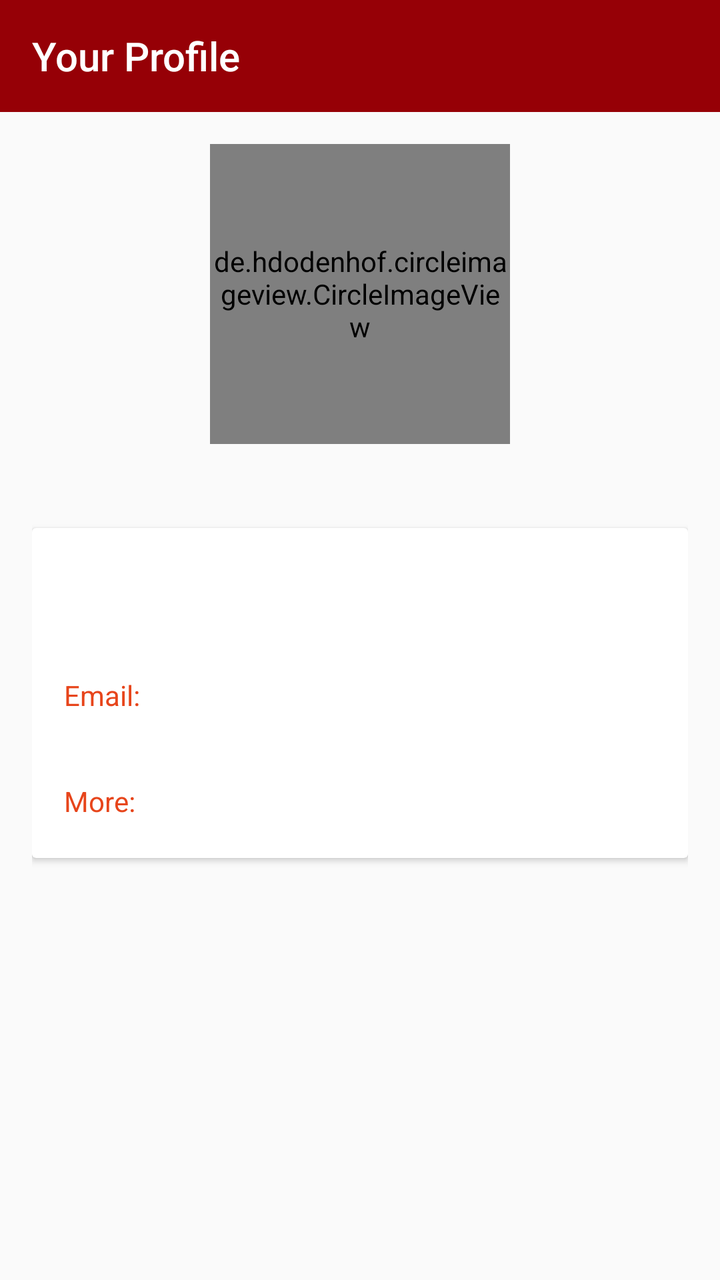
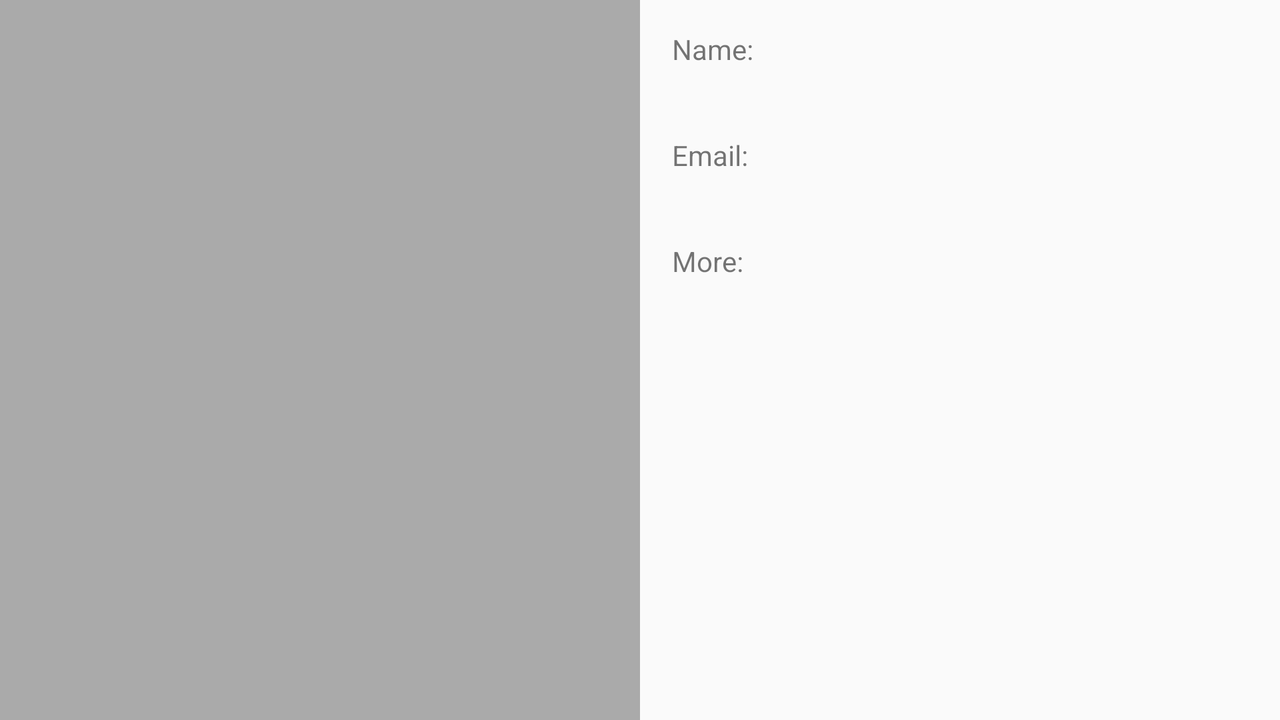

Compare how this app lays out the same screen by default and in its alternative resource folder. The renders come first, then the two layout files and the values they reference.
<!-- AndroidManifest.xml: application theme AppTheme -->
<!-- res/layout/activity_view_profile.xml -->
<?xml version="1.0" encoding="utf-8"?>
<LinearLayout
    xmlns:android="http://schemas.android.com/apk/res/android"
    xmlns:app="http://schemas.android.com/apk/res-auto"
    xmlns:tools="http://schemas.android.com/tools"
    android:layout_width="match_parent"
    android:layout_height="match_parent"
    tools:context=".ViewProfile"
    android:orientation="vertical">


    <android.support.design.widget.AppBarLayout
        android:layout_height="wrap_content"
        android:layout_width="match_parent"
        android:theme="@style/AppTheme.AppBarOverlay">

        <android.support.v7.widget.Toolbar
            android:id="@+id/toolbar_viewProfile"
            android:layout_width="match_parent"
            android:layout_height="wrap_content"
            app:title="Your Profile"
            app:popupTheme="@style/AppTheme.PopupOverlay" />

    </android.support.design.widget.AppBarLayout>



    <de.hdodenhof.circleimageview.CircleImageView
        xmlns:app="http://schemas.android.com/apk/res-auto"
        android:id="@+id/imageView"
        android:layout_width="150dp"
        android:layout_height="150dp"
        android:layout_centerHorizontal="true"
        android:layout_centerVertical="true"
        android:src="@mipmap/no_avatar"
        app:civ_border_color="@color/colorAccent"
        app:civ_border_width="1dp"
        android:layout_margin="@dimen/margin"
        android:layout_gravity="center"/>



    <ScrollView
        android:layout_width="match_parent"
        android:layout_height="match_parent"
        android:layout_margin="@dimen/margin">


            
            <android.support.v7.widget.CardView
                android:layout_width="match_parent"
                android:layout_height="match_parent"
                android:elevation="5dp"
                android:layout_marginTop="10dp">


                <LinearLayout
                    android:layout_width="match_parent"
                    android:layout_height="match_parent"
                    android:orientation="vertical">


                    <TextView
                        android:id="@+id/name_text"
                        android:layout_width="wrap_content"
                        android:layout_height="wrap_content"
                        android:textColor="@color/colorAccent"
                        android:layout_margin="@dimen/margin"
                        android:textSize="20sp"
                        android:text="@string/name_value" />


                    <TextView
                        android:layout_width="wrap_content"
                        android:layout_height="wrap_content"
                        android:textColor="@color/colorAccent"
                        android:layout_marginLeft="@dimen/left_margin"
                        android:layout_marginTop="15dp"
                        android:text="@string/mail_title" />

                    <TextView
                        android:id="@+id/mail_text"
                        android:layout_width="wrap_content"
                        android:layout_height="wrap_content"
                        android:layout_below="@+id/mail_title"
                        android:layout_marginLeft="@dimen/left_margin"
                        android:text="@string/mail_value" />

                    <TextView
                        android:layout_width="wrap_content"
                        android:layout_height="wrap_content"
                        android:layout_below="@+id/mail_text"
                        android:layout_marginLeft="@dimen/left_margin"
                        android:layout_marginTop="15dp"
                        android:textColor="@color/colorAccent"
                        android:text="@string/bio_title" />

                    <TextView
                        android:id="@+id/bio_text"
                        android:layout_width="wrap_content"
                        android:layout_height="wrap_content"
                        android:layout_below="@+id/bio_title"
                        android:layout_marginLeft="@dimen/left_margin"
                        android:text="@string/bio_value" />
                    
                </LinearLayout>
            </android.support.v7.widget.CardView>

    </ScrollView>

</LinearLayout>
<!-- resources referenced by this layout -->
<resources>
  <color name="colorAccent">#e7451b</color>
  <dimen name="left_margin">16dp</dimen>
  <dimen name="margin">16dp</dimen>
  <string name="bio_title">More:</string>
  <string name="bio_value" />
  <string name="mail_title">Email:</string>
  <string name="mail_value" />
  <string name="name_value" />
  <style name="AppTheme.AppBarOverlay" parent="ThemeOverlay.AppCompat.Dark.ActionBar" />
  <style name="AppTheme.PopupOverlay" parent="ThemeOverlay.AppCompat.Light" />
  <style name="AppTheme" parent="Theme.AppCompat.Light.DarkActionBar">
          
          <item name="colorPrimary">@color/colorPrimary</item>
          <item name="colorPrimaryDark">@color/colorPrimaryDark</item>
          <item name="colorAccent">@color/colorAccent</item>
          <item name="windowActionBar">false</item>
          <item name="windowNoTitle">true</item>
      </style>
  <color name="colorPrimary">#960006</color>
  <color name="colorPrimaryDark">#690200</color>
</resources>
<!-- res/layout-land/activity_view_profile.xml (the repository's variant of the layout above) -->
<!-- drawn on the phone turned sideways -->
<?xml version="1.0" encoding="utf-8"?>
<LinearLayout xmlns:android="http://schemas.android.com/apk/res/android"
    xmlns:app="http://schemas.android.com/apk/res-auto"
    xmlns:tools="http://schemas.android.com/tools"
    android:layout_width="fill_parent"
    android:layout_height="fill_parent"
    tools:context=".ViewProfile"
    android:orientation="horizontal">

    

    <LinearLayout
        android:layout_width="fill_parent"
        android:layout_height="fill_parent"
        android:layout_weight="0.5">

        <ImageView
            android:id="@+id/imageView"
            android:layout_width="match_parent"
            android:layout_height="match_parent"
            app:srcCompat="@android:color/darker_gray" />

    </LinearLayout>


    <LinearLayout
        android:layout_width="fill_parent"
        android:layout_height="fill_parent"
        android:layout_weight="0.5"
        >

        <ScrollView
            android:layout_width="fill_parent"
            android:layout_height="fill_parent">

            <LinearLayout
                android:layout_width="fill_parent"
                android:layout_height="fill_parent"
                android:orientation="vertical">

                <TextView
                    android:id="@+id/name_title"
                    android:layout_width="fill_parent"
                    android:layout_height="wrap_content"
                    android:layout_alignParentTop="true"
                    android:layout_marginLeft="@dimen/left_margin"
                    android:text="@string/name_title"
                    android:layout_marginTop="15dp"/>

                <TextView
                    android:id="@+id/name_text"
                    android:layout_width="wrap_content"
                    android:layout_height="wrap_content"
                    android:layout_below="@+id/name_title"
                    android:layout_marginLeft="@dimen/left_margin"
                    android:text="@string/name_value" />


                <TextView
                    android:id="@+id/mail_title"
                    android:layout_width="wrap_content"
                    android:layout_height="wrap_content"
                    android:layout_below="@+id/name_text"
                    android:layout_marginLeft="@dimen/left_margin"
                    android:layout_marginTop="15dp"
                    android:text="@string/mail_title" />

                <TextView
                    android:id="@+id/mail_text"
                    android:layout_width="wrap_content"
                    android:layout_height="wrap_content"
                    android:layout_below="@+id/mail_title"
                    android:layout_marginLeft="@dimen/left_margin"
                    android:text="@string/mail_value" />

                <TextView
                    android:id="@+id/bio_title"
                    android:layout_width="wrap_content"
                    android:layout_height="wrap_content"
                    android:layout_below="@+id/mail_text"
                    android:layout_marginLeft="@dimen/left_margin"
                    android:layout_marginTop="15dp"
                    android:text="@string/bio_title" />

                <TextView
                    android:id="@+id/bio_text"
                    android:layout_width="wrap_content"
                    android:layout_height="wrap_content"
                    android:layout_below="@+id/bio_title"
                    android:layout_marginLeft="@dimen/left_margin"
                    android:text="@string/bio_value" />

            </LinearLayout>

        </ScrollView>

    </LinearLayout>
</LinearLayout>
<!-- resources referenced by the variant -->
<!-- as the phone turned sideways resolves them -->
<resources>
  <dimen name="left_margin">16dp</dimen>
  <string name="bio_title">More:</string>
  <string name="bio_value" />
  <string name="mail_title">Email:</string>
  <string name="mail_value" />
  <string name="name_title">Name:</string>
  <string name="name_value" />
  <style name="AppTheme" parent="Theme.AppCompat.Light.DarkActionBar">
          
          <item name="colorPrimary">@color/colorPrimary</item>
          <item name="colorPrimaryDark">@color/colorPrimaryDark</item>
          <item name="colorAccent">@color/colorAccent</item>
          <item name="windowActionBar">false</item>
          <item name="windowNoTitle">true</item>
      </style>
  <color name="colorPrimary">#960006</color>
  <color name="colorPrimaryDark">#690200</color>
  <color name="colorAccent">#e7451b</color>
</resources>
